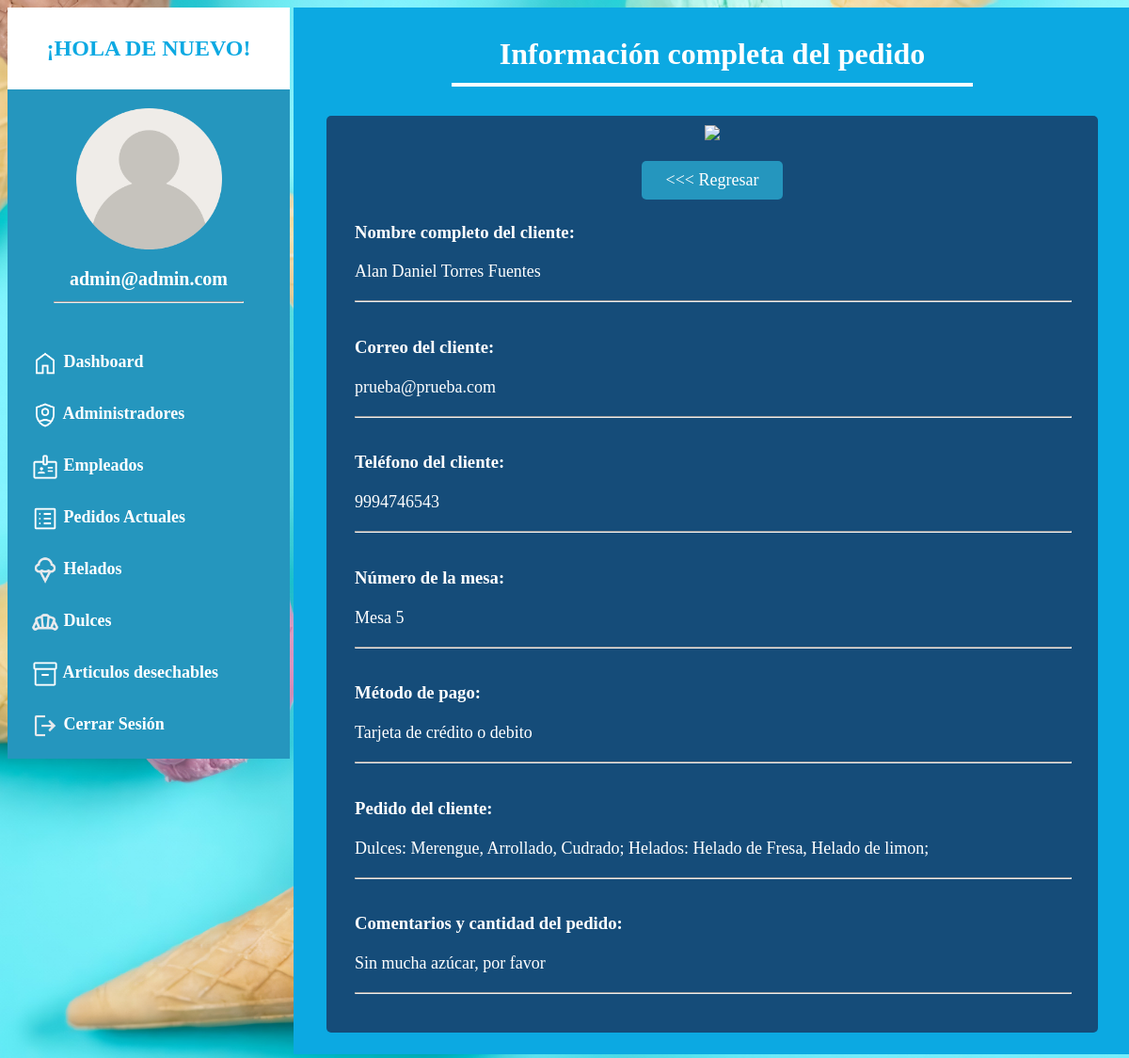
The page /ver_pedido.php?id=14 (signed in) on the database its author committed.
### tables this page shows
CREATE TABLE `pedidos` (
  `id_pedido` int(11) NOT NULL,
  `nombre_cliente_pedido` varchar(100) DEFAULT NULL,
  `correo_cliente_pedido` varchar(100) DEFAULT NULL,
  `telefono_cliente_pedido` char(10) DEFAULT NULL,
  `numero_mesa` varchar(100) DEFAULT NULL,
  `metodo_pago` varchar(100) DEFAULT NULL,
  `pedido_cliente_pedido` varchar(255) DEFAULT NULL,
  `comentarios_cantidad` varchar(255) DEFAULT NULL,
  `numero_tarjeta` bigint(100) DEFAULT NULL,
  `nip_tarjeta` int(4) DEFAULT NULL
);

### ver_pedido.php (the view, shortened to what this page needs)
<!DOCTYPE html>
<html lang="en">
<head>
    <link rel="stylesheet" href="style_panel_admin.css">
</head>
<body>
    <div class="ancho">
        <?php
        include "menu_panel_admin.php";
        ?>
        <div class="contenedorpaneladmin">
            <div class="contenedor4 centrar">
                <h1>Información completa del pedido</h1>
                <hr>
            </div>
            <br>
            <div class="contenedor5 centrar">
                <img src="./img/logo_colon.png" class="logopaneladmin1">
                <br><br>
                <a href="pedidos.php" class="btn_regresar"> &lt;&lt;&lt; Regresar</a>
                <?php
                require "conexion.php";
                $id = $_GET['id'];
                $verpedido = "SELECT * FROM pedidos WHERE id_pedido = '$id'";
                $resultado = mysqli_query($conectar, $verpedido);
                $fila = $resultado->fetch_array();
                ?>
                <div class="contenedor7">
                    <h3>Nombre completo del cliente:</h3>
                    <p><?php echo $fila["nombre_cliente_pedido"]; ?></p>
                    <hr>
                </div>
                <div class="contenedor7">
                    <h3>Correo del cliente:</h3>
                    <p><?php echo $fila["correo_cliente_pedido"]; ?></p>
                    <hr>
                </div>
                <div class="contenedor7">
                    <h3>Teléfono del cliente:</h3>
                    <p><?php echo $fila["telefono_cliente_pedido"]; ?></p>
                    <hr>
                </div>
                <div class="contenedor7">
                    <h3>Número de la mesa:</h3>
                    <p><?php echo $fila["numero_mesa"]; ?></p>
                    <hr>
                </div>
                <div class="contenedor7">
                    <h3>Método de pago:</h3>
                    <p><?php echo $fila["metodo_pago"]; ?></p>
                    <hr>
                </div>
                <div class="contenedor7">
                    <h3>Pedido del cliente:</h3>
                    <p><?php echo $fila["pedido_cliente_pedido"]; ?></p>
                    <hr>
                </div>
                <div class="contenedor7">
                    <h3>Comentarios y cantidad del pedido:</h3>
                    <p><?php echo $fila["comentarios_cantidad"]; ?></p>
                    <hr>
                </div>
                <br>
            </div>
            <br>
        </div>
</body>
</html>

### style_panel_admin.css (style rules this page uses)
body { font-family: 'Times New Roman', Times, serif; background: url(./img/bg.jpg) no-repeat center top; background-size:cover; }
:root { --color1: rgb(37, 150, 190); --color2: white; --color3: #8cf5f9; --color4: #154c79; --color5: #0ca9e2; --color6: red; }
.ancho { width: 1200px; margin: auto; }
.centrar { text-align: center; }
.contenedorpaneladmin { width: 880px; background-color: var(--color5); display: inline-block; vertical-align: top; padding: 5px; }
.contenedor4 { width: 850px; color: var(--color2); padding: 5px; margin-left: 10px; border-radius: 10px; }
.contenedor4 hr { margin-top: -10px; width: 550px; border: 2px var(--color2) solid; }
.contenedor5 { width: 800px; background-color: var(--color4); color: var(--color2); padding: 10px; margin-left: 30px; border-radius: 5px; }
.contenedor5 p { font-size: 18px; line-height: 25px; }
.logopaneladmin1 { width: 200px; }
.contenedor5 { width: 800px; background-color: var(--color4); color: var(--color5); padding: 10px; margin-left: 30px; border-radius: 5px; }
.contenedor5 p { font-size: 18px; line-height: 25px; color: var(--color2); }
.btn_regresar { width: 130px; display: inline-block; background-color: var(--color1); color: var(--color2); text-decoration: none; padding: 10px; font-size: 18px; border-radius: 5px; }
.contenedor7 hr { width: 100%; }
.contenedor7 { color: var(--color2); text-align: left; padding: 5px 20px; }

### rows shown on the page
pedidos: nombre_cliente_pedido "Alan Daniel Torres Fuentes", correo_cliente_pedido "prueba@prueba.com", telefono_cliente_pedido "9994746543", numero_mesa "Mesa 5", metodo_pago "Tarjeta de crédito o debito", pedido_cliente_pedido "Dulces: Merengue, Arrollado, Cudrado; Helados: Helado de Fresa, Helado de limon;", comentarios_cantidad "Sin mucha azúcar, por favor"

### other values the page prints
$adminCorreo "admin@admin.com"
